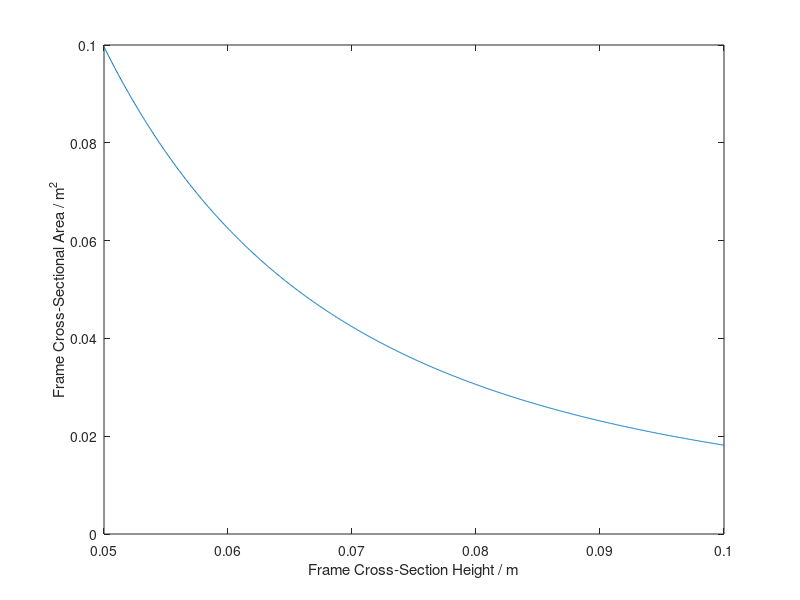

Reproduce this figure in MATLAB.
% plots h vs A for U/C heavy frame

clear
clc
close all

n = 1000;

I = 1.45e-5;
t = 0.02;
h = linspace(0.05,0.1,n);

A(n) = 0;

for i = 1:n
    b = (I - (t*(h(i)-2*t)^3)/12) / (2*(t^3/12)+t*(h(i)/2 - t/2)^2);
    A(i) = 2*b*t + (h(i)-2*t)*t;
end

plot(h,A)
xlabel('Frame Cross-Section Height / m')
ylabel('Frame Cross-Sectional Area / m^2')